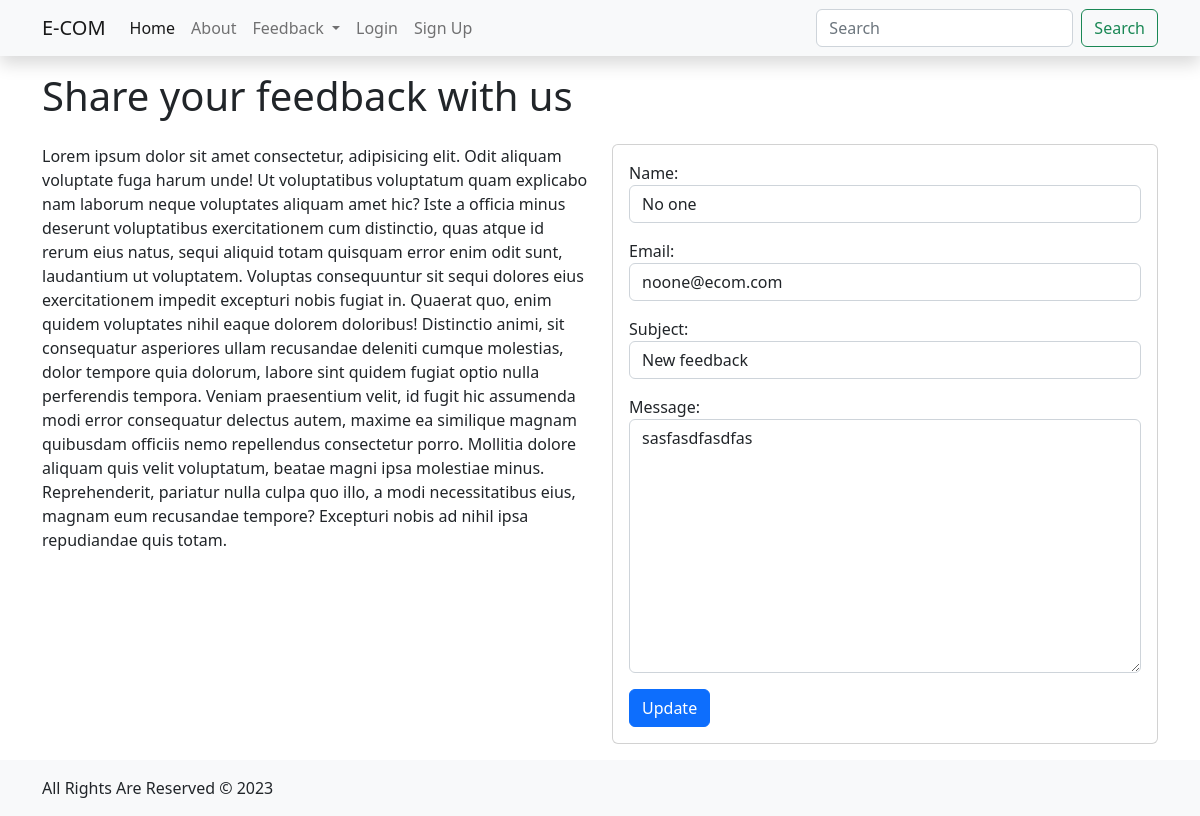
Page /feedbacks/2/update/ on the committed database.
### core/models.py (models this page shows, shortened)
class FeebackModel(models.Model):
    name = models.CharField(max_length=64)
    email = models.EmailField(max_length=64)
    subject = models.CharField(max_length=255)
    message = models.TextField(max_length=500)
    is_replied = models.BooleanField(default=False)
    created_on = models.DateTimeField(auto_now_add=True)
    updated_on = models.DateTimeField(auto_now=True)

### core/views.py (the view)
# urls.py: path("feedbacks/<int:pk>/update/", views.FeedbackUpdatetView.as_view(), name="feedback_update"),
class FeedbackUpdatetView(views.UpdateView):
    template_name = "core/feedback/feedback_update.html"
    model = models.FeebackModel
    form_class = forms.FeedbackForm
    success_url = reverse_lazy("core:feedback_list")

### core/forms.py
class FeedbackForm(forms.ModelForm):
    class Meta:
        model = models.FeebackModel
        fields = ["name", "email", "subject", "message"]

### templates/core/feedback/feedback_update.html
{% extends '_base.html' %} {% block content %}
<div class="container-lg d-flex flex-column gap-3 py-3">
  <div class="row">
    <div class="col">
      <h1>Share your feedback with us</h1>
    </div>
  </div>
  <div class="row">
    <div class="col">
      <p>
        Lorem ipsum dolor sit amet consectetur, adipisicing elit. Odit aliquam
        voluptate fuga harum unde! Ut voluptatibus voluptatum quam explicabo nam
        laborum neque voluptates aliquam amet hic? Iste a officia minus deserunt
        voluptatibus exercitationem cum distinctio, quas atque id rerum eius
        natus, sequi aliquid totam quisquam error enim odit sunt, laudantium ut
        voluptatem. Voluptas consequuntur sit sequi dolores eius exercitationem
        impedit excepturi nobis fugiat in. Quaerat quo, enim quidem voluptates
        nihil eaque dolorem doloribus! Distinctio animi, sit consequatur
        asperiores ullam recusandae deleniti cumque molestias, dolor tempore
        quia dolorum, labore sint quidem fugiat optio nulla perferendis tempora.
        Veniam praesentium velit, id fugit hic assumenda modi error consequatur
        delectus autem, maxime ea similique magnam quibusdam officiis nemo
        repellendus consectetur porro. Mollitia dolore aliquam quis velit
        voluptatum, beatae magni ipsa molestiae minus. Reprehenderit, pariatur
        nulla culpa quo illo, a modi necessitatibus eius, magnam eum recusandae
        tempore? Excepturi nobis ad nihil ipsa repudiandae quis totam.
      </p>
    </div>
    <div class="col">
      <div class="card card-body">
        <form action="" method="post" class="django-form">
          {% csrf_token %} {{form.as_p}}
          <button class="btn btn-primary" type="submit">Update</button>
        </form>
      </div>
    </div>
  </div>
</div>
{% endblock %}

### rows in the picture
FeebackModel: name "No one", email "noone@ecom.com", subject "New feedback", message "sasfasdfasdfas"
